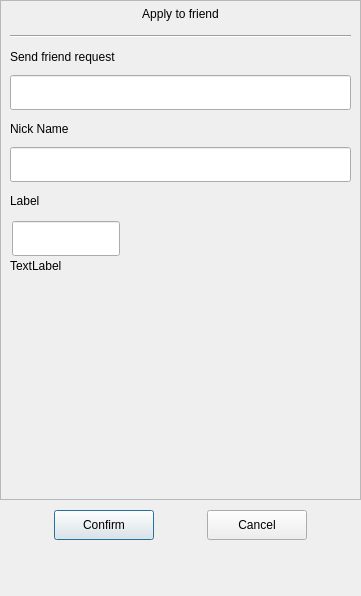
<?xml version="1.0" encoding="UTF-8"?>
<ui version="4.0">
 <class>ApplyFriend</class>
 <widget class="QDialog" name="ApplyFriend">
  <property name="geometry">
   <rect>
    <x>0</x>
    <y>0</y>
    <width>361</width>
    <height>596</height>
   </rect>
  </property>
  <property name="minimumSize">
   <size>
    <width>361</width>
    <height>0</height>
   </size>
  </property>
  <property name="maximumSize">
   <size>
    <width>361</width>
    <height>621</height>
   </size>
  </property>
  <property name="windowTitle">
   <string>Dialog</string>
  </property>
  <layout class="QVBoxLayout" name="verticalLayout">
   <property name="spacing">
    <number>0</number>
   </property>
   <property name="leftMargin">
    <number>0</number>
   </property>
   <property name="topMargin">
    <number>0</number>
   </property>
   <property name="rightMargin">
    <number>0</number>
   </property>
   <property name="bottomMargin">
    <number>0</number>
   </property>
   <item>
    <widget class="QScrollArea" name="scrollArea">
     <property name="minimumSize">
      <size>
       <width>0</width>
       <height>500</height>
      </size>
     </property>
     <property name="maximumSize">
      <size>
       <width>16777215</width>
       <height>16777215</height>
      </size>
     </property>
     <property name="widgetResizable">
      <bool>true</bool>
     </property>
     <widget class="QWidget" name="scrollAreaWidgetContents">
      <property name="geometry">
       <rect>
        <x>0</x>
        <y>0</y>
        <width>359</width>
        <height>498</height>
       </rect>
      </property>
      <layout class="QVBoxLayout" name="verticalLayout_2">
       <property name="spacing">
        <number>0</number>
       </property>
       <property name="leftMargin">
        <number>0</number>
       </property>
       <property name="topMargin">
        <number>0</number>
       </property>
       <property name="rightMargin">
        <number>0</number>
       </property>
       <property name="bottomMargin">
        <number>0</number>
       </property>
       <item>
        <widget class="QLabel" name="applyLb">
         <property name="minimumSize">
          <size>
           <width>0</width>
           <height>25</height>
          </size>
         </property>
         <property name="maximumSize">
          <size>
           <width>16777215</width>
           <height>25</height>
          </size>
         </property>
         <property name="text">
          <string>Apply to friend</string>
         </property>
         <property name="alignment">
          <set>Qt::AlignmentFlag::AlignCenter</set>
         </property>
        </widget>
       </item>
       <item>
        <widget class="QWidget" name="applyWid" native="true">
         <layout class="QVBoxLayout" name="verticalLayout_3">
          <item>
           <widget class="Line" name="hLIne">
            <property name="orientation">
             <enum>Qt::Orientation::Horizontal</enum>
            </property>
           </widget>
          </item>
          <item>
           <widget class="QLabel" name="label">
            <property name="minimumSize">
             <size>
              <width>0</width>
              <height>25</height>
             </size>
            </property>
            <property name="maximumSize">
             <size>
              <width>16777215</width>
              <height>25</height>
             </size>
            </property>
            <property name="text">
             <string>Send friend request</string>
            </property>
           </widget>
          </item>
          <item>
           <widget class="SearchLineEdit" name="nameEdit">
            <property name="minimumSize">
             <size>
              <width>0</width>
              <height>35</height>
             </size>
            </property>
            <property name="maximumSize">
             <size>
              <width>16777215</width>
              <height>35</height>
             </size>
            </property>
           </widget>
          </item>
          <item>
           <widget class="QLabel" name="label_2">
            <property name="minimumSize">
             <size>
              <width>0</width>
              <height>25</height>
             </size>
            </property>
            <property name="maximumSize">
             <size>
              <width>16777215</width>
              <height>25</height>
             </size>
            </property>
            <property name="text">
             <string>Nick Name</string>
            </property>
           </widget>
          </item>
          <item>
           <widget class="SearchLineEdit" name="nickNameEdit">
            <property name="minimumSize">
             <size>
              <width>0</width>
              <height>35</height>
             </size>
            </property>
            <property name="maximumSize">
             <size>
              <width>16777215</width>
              <height>35</height>
             </size>
            </property>
           </widget>
          </item>
          <item>
           <widget class="QLabel" name="label_3">
            <property name="minimumSize">
             <size>
              <width>0</width>
              <height>25</height>
             </size>
            </property>
            <property name="maximumSize">
             <size>
              <width>16777215</width>
              <height>25</height>
             </size>
            </property>
            <property name="text">
             <string>Label</string>
            </property>
           </widget>
          </item>
          <item>
           <widget class="QWidget" name="labelGroupWin" native="true">
            <property name="minimumSize">
             <size>
              <width>0</width>
              <height>50</height>
             </size>
            </property>
            <layout class="QVBoxLayout" name="verticalLayout_4">
             <property name="spacing">
              <number>0</number>
             </property>
             <property name="leftMargin">
              <number>0</number>
             </property>
             <property name="topMargin">
              <number>0</number>
             </property>
             <property name="rightMargin">
              <number>0</number>
             </property>
             <property name="bottomMargin">
              <number>0</number>
             </property>
             <item>
              <widget class="QWidget" name="gridWidget" native="true">
               <property name="minimumSize">
                <size>
                 <width>0</width>
                 <height>40</height>
                </size>
               </property>
               <property name="maximumSize">
                <size>
                 <width>16777215</width>
                 <height>40</height>
                </size>
               </property>
               <widget class="SearchLineEdit" name="labelEdit">
                <property name="geometry">
                 <rect>
                  <x>2</x>
                  <y>2</y>
                  <width>108</width>
                  <height>35</height>
                 </rect>
                </property>
                <property name="sizePolicy">
                 <sizepolicy hsizetype="Expanding" vsizetype="Expanding">
                  <horstretch>0</horstretch>
                  <verstretch>0</verstretch>
                 </sizepolicy>
                </property>
                <property name="minimumSize">
                 <size>
                  <width>0</width>
                  <height>0</height>
                 </size>
                </property>
                <property name="maximumSize">
                 <size>
                  <width>16777215</width>
                  <height>35</height>
                 </size>
                </property>
               </widget>
              </widget>
             </item>
             <item>
              <widget class="QWidget" name="inputTipWid" native="true">
               <property name="minimumSize">
                <size>
                 <width>0</width>
                 <height>0</height>
                </size>
               </property>
               <layout class="QVBoxLayout" name="verticalLayout_5">
                <property name="spacing">
                 <number>0</number>
                </property>
                <property name="leftMargin">
                 <number>0</number>
                </property>
                <property name="topMargin">
                 <number>0</number>
                </property>
                <property name="rightMargin">
                 <number>0</number>
                </property>
                <property name="bottomMargin">
                 <number>0</number>
                </property>
                <item>
                 <widget class="TipLabel" name="tipLb">
                  <property name="text">
                   <string>TextLabel</string>
                  </property>
                 </widget>
                </item>
               </layout>
              </widget>
             </item>
             <item>
              <widget class="QWidget" name="widget" native="true">
               <layout class="QHBoxLayout" name="horizontalLayout">
                <property name="spacing">
                 <number>0</number>
                </property>
                <property name="leftMargin">
                 <number>0</number>
                </property>
                <property name="topMargin">
                 <number>0</number>
                </property>
                <property name="rightMargin">
                 <number>0</number>
                </property>
                <property name="bottomMargin">
                 <number>0</number>
                </property>
                <item>
                 <widget class="QWidget" name="lableListWid" native="true">
                  <property name="minimumSize">
                   <size>
                    <width>287</width>
                    <height>0</height>
                   </size>
                  </property>
                  <property name="maximumSize">
                   <size>
                    <width>287</width>
                    <height>16777215</height>
                   </size>
                  </property>
                 </widget>
                </item>
                <item>
                 <widget class="QWidget" name="moreLbWid" native="true">
                  <property name="minimumSize">
                   <size>
                    <width>30</width>
                    <height>0</height>
                   </size>
                  </property>
                  <property name="maximumSize">
                   <size>
                    <width>30</width>
                    <height>16777215</height>
                   </size>
                  </property>
                  <layout class="QVBoxLayout" name="verticalLayout_6">
                   <property name="leftMargin">
                    <number>2</number>
                   </property>
                   <property name="topMargin">
                    <number>2</number>
                   </property>
                   <property name="rightMargin">
                    <number>2</number>
                   </property>
                   <property name="bottomMargin">
                    <number>2</number>
                   </property>
                   <item>
                    <spacer name="verticalSpacer">
                     <property name="orientation">
                      <enum>Qt::Orientation::Vertical</enum>
                     </property>
                     <property name="sizeHint" stdset="0">
                      <size>
                       <width>20</width>
                       <height>99</height>
                      </size>
                     </property>
                    </spacer>
                   </item>
                   <item>
                    <widget class="TipLabel" name="moreLb">
                     <property name="minimumSize">
                      <size>
                       <width>25</width>
                       <height>25</height>
                      </size>
                     </property>
                     <property name="maximumSize">
                      <size>
                       <width>25</width>
                       <height>25</height>
                      </size>
                     </property>
                     <property name="text">
                      <string/>
                     </property>
                    </widget>
                   </item>
                   <item>
                    <spacer name="verticalSpacer_2">
                     <property name="orientation">
                      <enum>Qt::Orientation::Vertical</enum>
                     </property>
                     <property name="sizeType">
                      <enum>QSizePolicy::Policy::Fixed</enum>
                     </property>
                     <property name="sizeHint" stdset="0">
                      <size>
                       <width>20</width>
                       <height>60</height>
                      </size>
                     </property>
                    </spacer>
                   </item>
                  </layout>
                 </widget>
                </item>
               </layout>
              </widget>
             </item>
            </layout>
           </widget>
          </item>
         </layout>
        </widget>
       </item>
      </layout>
     </widget>
    </widget>
   </item>
   <item>
    <spacer name="verticalSpacer_3">
     <property name="orientation">
      <enum>Qt::Orientation::Vertical</enum>
     </property>
     <property name="sizeType">
      <enum>QSizePolicy::Policy::Fixed</enum>
     </property>
     <property name="sizeHint" stdset="0">
      <size>
       <width>20</width>
       <height>10</height>
      </size>
     </property>
    </spacer>
   </item>
   <item>
    <widget class="QWidget" name="applyConfirmWid" native="true">
     <layout class="QHBoxLayout" name="horizontalLayout_2">
      <property name="spacing">
       <number>0</number>
      </property>
      <property name="leftMargin">
       <number>0</number>
      </property>
      <property name="topMargin">
       <number>0</number>
      </property>
      <property name="rightMargin">
       <number>0</number>
      </property>
      <property name="bottomMargin">
       <number>0</number>
      </property>
      <item>
       <spacer name="horizontalSpacer_2">
        <property name="orientation">
         <enum>Qt::Orientation::Horizontal</enum>
        </property>
        <property name="sizeHint" stdset="0">
         <size>
          <width>40</width>
          <height>20</height>
         </size>
        </property>
       </spacer>
      </item>
      <item>
       <widget class="StateBtn" name="okBtn">
        <property name="minimumSize">
         <size>
          <width>100</width>
          <height>30</height>
         </size>
        </property>
        <property name="maximumSize">
         <size>
          <width>100</width>
          <height>30</height>
         </size>
        </property>
        <property name="text">
         <string>Confirm</string>
        </property>
       </widget>
      </item>
      <item>
       <spacer name="horizontalSpacer">
        <property name="orientation">
         <enum>Qt::Orientation::Horizontal</enum>
        </property>
        <property name="sizeHint" stdset="0">
         <size>
          <width>40</width>
          <height>20</height>
         </size>
        </property>
       </spacer>
      </item>
      <item>
       <widget class="StateBtn" name="cancelBtn">
        <property name="minimumSize">
         <size>
          <width>100</width>
          <height>30</height>
         </size>
        </property>
        <property name="text">
         <string>Cancel</string>
        </property>
       </widget>
      </item>
      <item>
       <spacer name="horizontalSpacer_3">
        <property name="orientation">
         <enum>Qt::Orientation::Horizontal</enum>
        </property>
        <property name="sizeHint" stdset="0">
         <size>
          <width>40</width>
          <height>20</height>
         </size>
        </property>
       </spacer>
      </item>
     </layout>
    </widget>
   </item>
   <item>
    <spacer name="verticalSpacer_4">
     <property name="orientation">
      <enum>Qt::Orientation::Vertical</enum>
     </property>
     <property name="sizeHint" stdset="0">
      <size>
       <width>20</width>
       <height>40</height>
      </size>
     </property>
    </spacer>
   </item>
  </layout>
 </widget>
 <customwidgets>
  <customwidget>
   <class>SearchLineEdit</class>
   <extends>QLineEdit</extends>
   <header location="global">widgets/searchlineedit.h</header>
  </customwidget>
  <customwidget>
   <class>TipLabel</class>
   <extends>QLabel</extends>
   <header location="global">widgets/tiplabel.h</header>
  </customwidget>
  <customwidget>
   <class>StateBtn</class>
   <extends>QPushButton</extends>
   <header location="global">buttons/statebtn.h</header>
  </customwidget>
 </customwidgets>
 <resources/>
 <connections/>
</ui>
